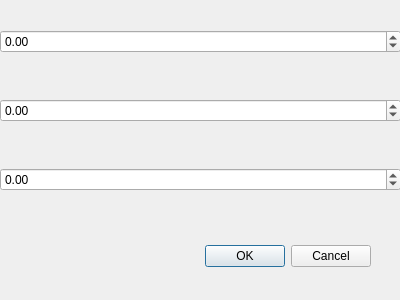
<?xml version="1.0" encoding="UTF-8"?>
<ui version="4.0">
 <class>Dialog</class>
 <widget class="QDialog" name="Dialog">
  <property name="geometry">
   <rect>
    <x>0</x>
    <y>0</y>
    <width>400</width>
    <height>300</height>
   </rect>
  </property>
  <property name="windowTitle">
   <string>Dialog</string>
  </property>
  <widget class="QDialogButtonBox" name="buttonBox">
   <property name="geometry">
    <rect>
     <x>30</x>
     <y>240</y>
     <width>341</width>
     <height>32</height>
    </rect>
   </property>
   <property name="orientation">
    <enum>Qt::Horizontal</enum>
   </property>
   <property name="standardButtons">
    <set>QDialogButtonBox::Cancel|QDialogButtonBox::Ok</set>
   </property>
  </widget>
  <widget class="QWidget" name="verticalLayoutWidget">
   <property name="geometry">
    <rect>
     <x>0</x>
     <y>-10</y>
     <width>401</width>
     <height>241</height>
    </rect>
   </property>
   <layout class="QVBoxLayout" name="verticalLayout">
    <item>
     <widget class="QDoubleSpinBox" name="doubleSpinBox_2">
      <property name="minimum">
       <double>-10.000000000000000</double>
      </property>
      <property name="maximum">
       <double>10.000000000000000</double>
      </property>
     </widget>
    </item>
    <item>
     <widget class="QDoubleSpinBox" name="doubleSpinBox_3">
      <property name="minimum">
       <double>-10.000000000000000</double>
      </property>
      <property name="maximum">
       <double>10.000000000000000</double>
      </property>
     </widget>
    </item>
    <item>
     <widget class="QDoubleSpinBox" name="doubleSpinBox">
      <property name="minimum">
       <double>-10.000000000000000</double>
      </property>
      <property name="maximum">
       <double>10.000000000000000</double>
      </property>
     </widget>
    </item>
   </layout>
  </widget>
 </widget>
 <resources/>
 <connections>
  <connection>
   <sender>buttonBox</sender>
   <signal>accepted()</signal>
   <receiver>Dialog</receiver>
   <slot>accept()</slot>
   <hints>
    <hint type="sourcelabel">
     <x>248</x>
     <y>254</y>
    </hint>
    <hint type="destinationlabel">
     <x>157</x>
     <y>274</y>
    </hint>
   </hints>
  </connection>
  <connection>
   <sender>buttonBox</sender>
   <signal>rejected()</signal>
   <receiver>Dialog</receiver>
   <slot>reject()</slot>
   <hints>
    <hint type="sourcelabel">
     <x>316</x>
     <y>260</y>
    </hint>
    <hint type="destinationlabel">
     <x>286</x>
     <y>274</y>
    </hint>
   </hints>
  </connection>
 </connections>
</ui>
